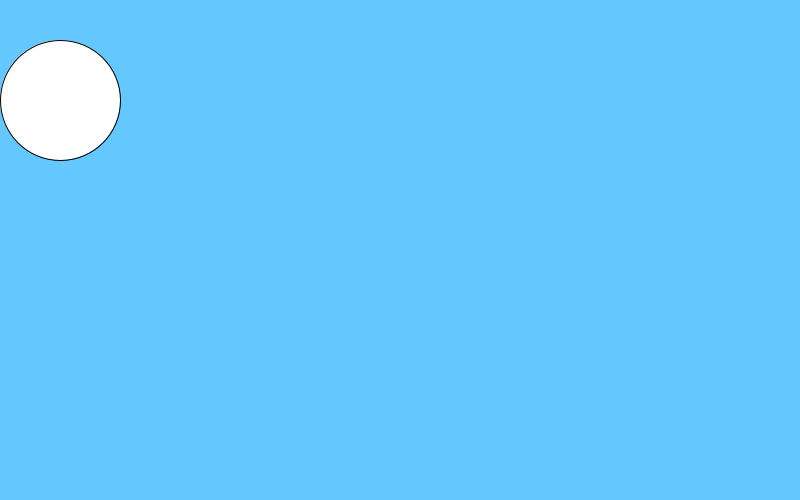
Frame 1 (no input)
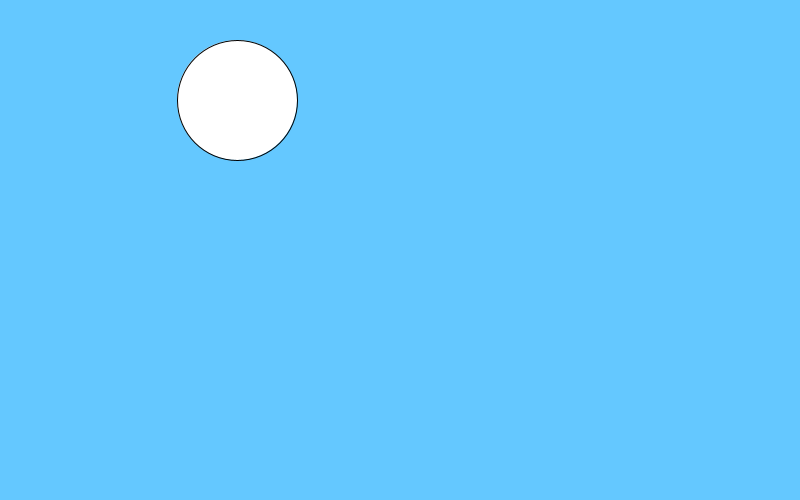
Frame 60 (the mouse pressed at the canvas centre just before this capture)
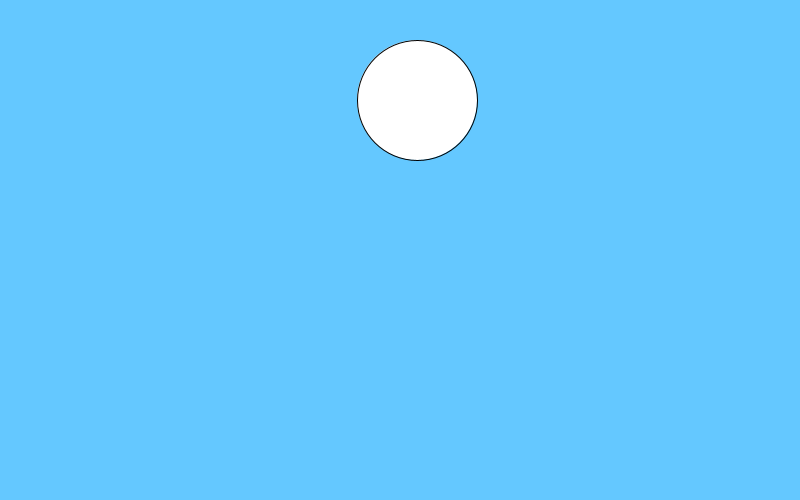
Frame 120 (the mouse held since frame 60 and released just before this capture)

The Processing sketch that drew these frames (run headless with seeded random() and noise(); from frame 60 on, the mouse is pressed at the canvas centre):

// Processing sketch: pingPong
// ── pingPong.pde
//size(500, 500);

//rect(225, 220, 50, 140);
//ellipse(250, 150, 150, 150);
//ellipse(210, 150, 50, 100);
//ellipse(290, 150, 50, 100);
//line(225, 360, 205, 380);
//line(275, 360, 295, 380);

//line(0, height, width, 0);
//line(0, 0, width, height);

void setup(){
  size(800, 500);
}

int radius = 60;
float x = radius;
float y = 100;
float maxSpeed = 20;
float minSpeed = 3;
float xSpeed = minSpeed;

void draw(){
  background(100, 200, 300);
  ellipse(x, y, radius * 2, radius * 2);
  x = x + xSpeed;
  if(x >= width - radius){
    xSpeed = -xSpeed;
  }
  if(x <= 0 + radius){
    xSpeed = -xSpeed;
 }    


  if (keyPressed && keyCode == UP) 
  {
    if(y > radius)
    {
      y = y - 10;
      stroke(#FF0000);
    }
  } //<>//
  
  
  if(keyPressed && keyCode == DOWN) {
    if (y < height - radius)
    {
      y = y + 10;
      stroke(#0000FF);
    }
  }
  
  if (keyPressed && key == 's'){
    if(xSpeed < maxSpeed) {
       xSpeed = xSpeed + 1;
    }
  }
  
  if (keyPressed && key == 'a'){
    if(xSpeed > minSpeed) {
       xSpeed -= 1;
    }
  }
   
}
